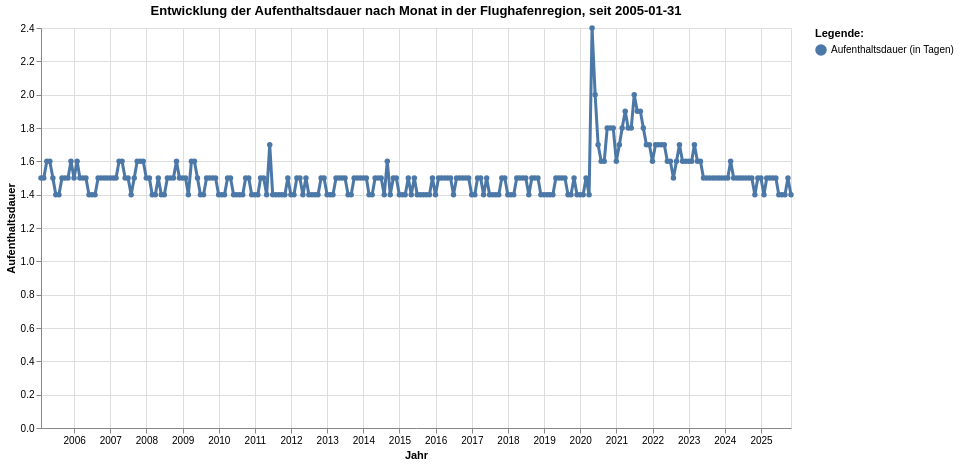

Here is the notebook cell this chart was saved with:
### Markdown cell above
#### Entwicklung der Betriebe nach Sternen

### Code cell
grafik3 = mypy_dv.plot_altair_multiline_highlight(
    data = data2betested.reset_index().query('Kennzahl == "Aufenthaltsdauer (in Tagen)" ')
    ,x = 'Jahr_Monat_str:T'
    ,y = 'Anzahl:Q'
    ,x_beschriftung = 'Jahr'
    , y_beschriftung = 'Aufenthaltsdauer'
    ,category = "Kennzahl:N"
    ,category_beschriftung= 'Legende:'
    ,warning_status = "ignore" #always or ignore
    ,myTitle="Entwicklung der Aufenthaltsdauer nach Monat in der Flughafenregion, seit "+data_min_date
)
grafik3

### Figure 1 — Vega-Lite specification as saved in the notebook (floating-point values rounded to 4 significant figures; data arrays with more than 128 entries replaced by an {"elided": "..."} marker saying what was removed)
{"config": {"view": {"continuousWidth": 300, "continuousHeight": 300}}, "layer": [{"mark": {"type": "circle"}, "encoding": {"color": {"field": "Kennzahl", "legend": {"orient": "right", "title": "Legende:"}, "type": "nominal"}, "opacity": {"value": 1.3}, "tooltip": [{"field": "Jahr_Monat_str", "type": "temporal"}, {"field": "Kennzahl", "type": "nominal"}, {"field": "Anzahl", "type": "quantitative"}], "x": {"axis": {"title": "Jahr"}, "field": "Jahr_Monat_str", "type": "temporal"}, "y": {"axis": {"title": "Aufenthaltsdauer"}, "field": "Anzahl", "type": "quantitative"}}, "name": "view_3", "title": "Entwicklung der Aufenthaltsdauer nach Monat in der Flughafenregion, seit 2005-01-31"}, {"mark": {"type": "line"}, "encoding": {"color": {"field": "Kennzahl", "legend": {"orient": "right", "title": "Legende:"}, "type": "nominal"}, "size": {"condition": {"test": {"not": {"param": "param_3"}}, "value": 1.2}, "value": 3}, "tooltip": [{"field": "Jahr_Monat_str", "type": "temporal"}, {"field": "Kennzahl", "type": "nominal"}, {"field": "Anzahl", "type": "quantitative"}], "x": {"axis": {"title": "Jahr"}, "field": "Jahr_Monat_str", "type": "temporal"}, "y": {"axis": {"title": "Aufenthaltsdauer"}, "field": "Anzahl", "type": "quantitative"}}, "title": "Entwicklung der Aufenthaltsdauer nach Monat in der Flughafenregion, seit 2005-01-31"}], "data": {"name": "data-ca0c7eaf653c98cb125d9f73aa085f94"}, "height": 400, "params": [{"name": "param_3", "select": {"type": "point", "fields": ["Kennzahl:N"], "nearest": true, "on": "pointerover"}, "views": ["view_3"]}], "width": 750, "$schema": "https://vega.github.io/schema/vega-lite/v5.8.0.json", "datasets": {"data-ca0c7eaf653c98cb125d9f73aa085f94": {"elided": "250 records"}}}
